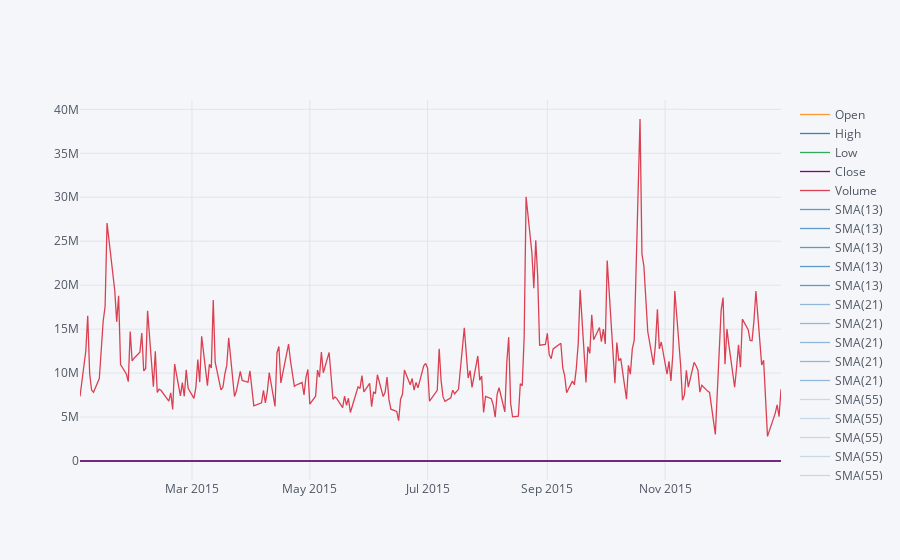

Write notebook code for a chart like this one.
### Markdown cell above
Use .ta_plot(study='sma') to create a Simple Moving Averages plot of Morgan Stanley for the year 2015.

### Code cell
df.loc['2015-01-01':'2015-12-31']['MS'].ta_plot(study='sma',periods=[13,21,55],title='Simple Moving Averages')

### Figure 1 — Plotly figure (JSON) as saved in the notebook; plotly's stock layout.template omitted (floating-point values rounded to 4 significant figures; data arrays with more than 128 entries replaced by an {"elided": "..."} marker saying what was removed)
{"data": [{"line": {"color": "rgba(255, 153, 51, 1.0)", "dash": "solid", "shape": "linear", "width": 1.3}, "mode": "lines", "name": "Open", "text": "", "type": "scatter", "x": {"elided": "252 str values"}, "y": {"elided": "252 float values"}}, {"line": {"color": "rgba(55, 128, 191, 1.0)", "dash": "solid", "shape": "linear", "width": 1.3}, "mode": "lines", "name": "High", "text": "", "type": "scatter", "x": {"elided": "252 str values"}, "y": {"elided": "252 float values"}}, {"line": {"color": "rgba(50, 171, 96, 1.0)", "dash": "solid", "shape": "linear", "width": 1.3}, "mode": "lines", "name": "Low", "text": "", "type": "scatter", "x": {"elided": "252 str values"}, "y": {"elided": "252 float values"}}, {"line": {"color": "rgba(128, 0, 128, 1.0)", "dash": "solid", "shape": "linear", "width": 1.3}, "mode": "lines", "name": "Close", "text": "", "type": "scatter", "x": {"elided": "252 str values"}, "y": {"elided": "252 float values"}}, {"line": {"color": "rgba(219, 64, 82, 1.0)", "dash": "solid", "shape": "linear", "width": 1.3}, "mode": "lines", "name": "Volume", "text": "", "type": "scatter", "x": {"elided": "252 str values"}, "y": {"elided": "252 int values"}}, {"line": {"color": "rgba(55, 128, 191, 0.7866666666666666)", "dash": "solid", "shape": "linear", "width": 1.3}, "mode": "lines", "name": "SMA(13)", "text": "", "type": "scatter", "x": {"elided": "252 str values"}, "y": {"elided": "252x5 mixed values"}}, {"line": {"color": "rgba(55, 128, 191, 0.7866666666666666)", "dash": "solid", "shape": "linear", "width": 1.3}, "mode": "lines", "name": "SMA(13)", "text": "", "type": "scatter", "x": {"elided": "252 str values"}, "y": {"elided": "252x5 mixed values"}}, {"line": {"color": "rgba(55, 128, 191, 0.7866666666666666)", "dash": "solid", "shape": "linear", "width": 1.3}, "mode": "lines", "name": "SMA(13)", "text": "", "type": "scatter", "x": {"elided": "252 str values"}, "y": {"elided": "252x5 mixed values"}}, {"line": {"color": "rgba(55, 128, 191, 0.7866666666666666)", "dash": "solid", "shape": "linear", "width": 1.3}, "mode": "lines", "name": "SMA(13)", "text": "", "type": "scatter", "x": {"elided": "252 str values"}, "y": {"elided": "252x5 mixed values"}}, {"line": {"color": "rgba(55, 128, 191, 0.7866666666666666)", "dash": "solid", "shape": "linear", "width": 1.3}, "mode": "lines", "name": "SMA(13)", "text": "", "type": "scatter", "x": {"elided": "252 str values"}, "y": {"elided": "252x5 mixed values"}}, {"line": {"color": "rgba(55, 128, 191, 0.5199999999999998)", "dash": "solid", "shape": "linear", "width": 1.3}, "mode": "lines", "name": "SMA(21)", "text": "", "type": "scatter", "x": {"elided": "252 str values"}, "y": {"elided": "252x5 mixed values"}}, {"line": {"color": "rgba(55, 128, 191, 0.5199999999999998)", "dash": "solid", "shape": "linear", "width": 1.3}, "mode": "lines", "name": "SMA(21)", "text": "", "type": "scatter", "x": {"elided": "252 str values"}, "y": {"elided": "252x5 mixed values"}}, {"line": {"color": "rgba(55, 128, 191, 0.5199999999999998)", "dash": "solid", "shape": "linear", "width": 1.3}, "mode": "lines", "name": "SMA(21)", "text": "", "type": "scatter", "x": {"elided": "252 str values"}, "y": {"elided": "252x5 mixed values"}}, {"line": {"color": "rgba(55, 128, 191, 0.5199999999999998)", "dash": "solid", "shape": "linear", "width": 1.3}, "mode": "lines", "name": "SMA(21)", "text": "", "type": "scatter", "x": {"elided": "252 str values"}, "y": {"elided": "252x5 mixed values"}}, {"line": {"color": "rgba(55, 128, 191, 0.5199999999999998)", "dash": "solid", "shape": "linear", "width": 1.3}, "mode": "lines", "name": "SMA(21)", "text": "", "type": "scatter", "x": {"elided": "252 str values"}, "y": {"elided": "252x5 mixed values"}}, {"line": {"color": "rgba(55, 128, 191, 0.25333333333333324)", "dash": "solid", "shape": "linear", "width": 1.3}, "mode": "lines", "name": "SMA(55)", "text": "", "type": "scatter", "x": {"elided": "252 str values"}, "y": {"elided": "252x5 mixed values"}}, {"line": {"color": "rgba(55, 128, 191, 0.25333333333333324)", "dash": "solid", "shape": "linear", "width": 1.3}, "mode": "lines", "name": "SMA(55)", "text": "", "type": "scatter", "x": {"elided": "252 str values"}, "y": {"elided": "252x5 mixed values"}}, {"line": {"color": "rgba(55, 128, 191, 0.25333333333333324)", "dash": "solid", "shape": "linear", "width": 1.3}, "mode": "lines", "name": "SMA(55)", "text": "", "type": "scatter", "x": {"elided": "252 str values"}, "y": {"elided": "252x5 mixed values"}}, {"line": {"color": "rgba(55, 128, 191, 0.25333333333333324)", "dash": "solid", "shape": "linear", "width": 1.3}, "mode": "lines", "name": "SMA(55)", "text": "", "type": "scatter", "x": {"elided": "252 str values"}, "y": {"elided": "252x5 mixed values"}}, {"line": {"color": "rgba(55, 128, 191, 0.25333333333333324)", "dash": "solid", "shape": "linear", "width": 1.3}, "mode": "lines", "name": "SMA(55)", "text": "", "type": "scatter", "x": {"elided": "252 str values"}, "y": {"elided": "252x5 mixed values"}}], "layout": {"legend": {"bgcolor": "#F5F6F9", "font": {"color": "#4D5663"}}, "paper_bgcolor": "#F5F6F9", "plot_bgcolor": "#F5F6F9", "title": {"font": {"color": "#4D5663"}}, "xaxis": {"gridcolor": "#E1E5ED", "showgrid": true, "tickfont": {"color": "#4D5663"}, "title": {"font": {"color": "#4D5663"}, "text": ""}, "zerolinecolor": "#E1E5ED"}, "yaxis": {"gridcolor": "#E1E5ED", "showgrid": true, "tickfont": {"color": "#4D5663"}, "title": {"font": {"color": "#4D5663"}, "text": ""}, "zerolinecolor": "#E1E5ED"}}}
